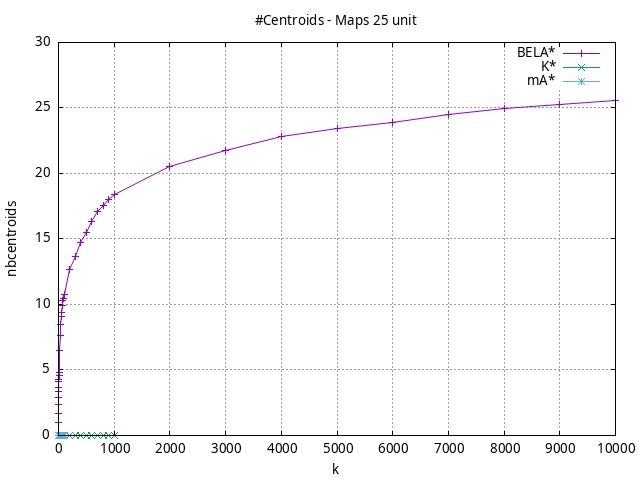

Recreate this plot in gnuplot.
#!/usr/bin/gnuplot
# -*- coding: utf-8 -*-
#
# results/maps/unit/25/random512-25.heuristic.unit.nbcentroids.gnuplot
#
# Started on 04/02/2024 21:35:06
# Author: Carlos Linares López
set grid
set xlabel "k"
set ylabel "nbcentroids"

set title "#Centroids - Maps 25 unit"

set terminal png enhanced font "Ariel,10"
set output 'random512-25.heuristic.unit.nbcentroids.png'

plot "-" title "BELA$^*$"      with linesp, "-" title "K$^*$"      with linesp, "-" title "mA$^*$"      with linesp

	1 1.0
	5 3.38
	10 4.83
	50 9.09
	100 10.76
	500 15.51
	1000 18.4
	5000 23.41
	10000 25.58
end
	1 0.0
	5 0.0
	10 0.0
	50 0.0
	100 0.0
	500 0.0
	1000 0.0
end
	1 0.0
	5 0.0
	10 0.0
	50 0.0
	100 0.0
end
